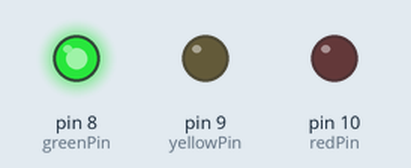
Bench run of a sketch on a simulated Arduino Uno, built with avr-gcc and run on an emulated ATmega328P. On the bench: output pins drawn as LEDs (lit = HIGH).

Above: at 1.5 s.
At 3.15 s:
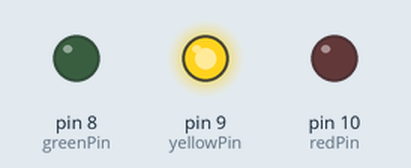
At 3.75 s:
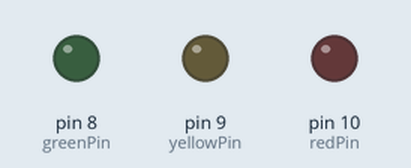
At 4.4 s:
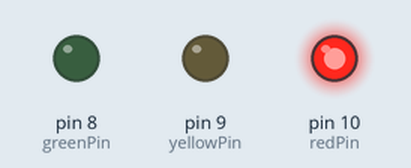
Timing chart, 0 to 6.4 s (numbered marks = the images above):
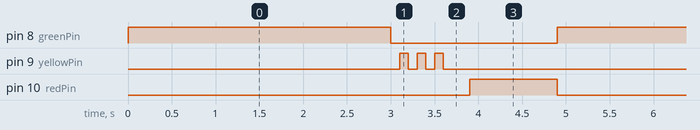

Measured:
- by itself, pin 8 (greenPin): alternates HIGH for 3.0 s and LOW for 1.9 s
- by itself, pin 9 (yellowPin): repeats every 4.9 s: 2 × (LOW 0.10 s, HIGH 0.10 s), LOW 4.4 s, HIGH 0.10 s
- by itself, pin 10 (redPin): alternates HIGH for 1.0 s and LOW for 3.9 s

The sketch:

sketch_aug16b.ino
```cpp
int greenPin = 8;
int yellowPin = 9;
int redPin = 10;

void setup() {
  // put your setup code here, to run once:
  pinMode(greenPin, OUTPUT);
  pinMode(yellowPin, OUTPUT);
  pinMode(redPin, OUTPUT);

}

void loop() {
  // put your main code here, to run repeatedly:
  digitalWrite(greenPin, HIGH); // turns on green LED
delay(3000); // waits 5 seconds
digitalWrite(greenPin, LOW); // turns off green LED
for(int i=0;i<3;i++) // flashes 3x
{
delay(100); // waits 5 seconds
digitalWrite(yellowPin, HIGH); // turns on yellow LED
delay(100); // waits 5 seconds
digitalWrite(yellowPin, LOW); // turns off yellow LED
}
delay(300); // waits 5 seconds
digitalWrite(redPin, HIGH); // turns on red LED
delay(1000); // waits 5 seconds
digitalWrite(redPin, LOW);

}
```
